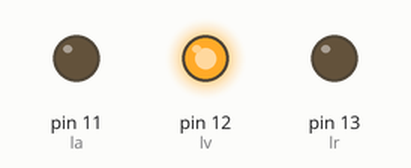
Recording of a sketch running on a simulated Arduino Uno, built with avr-gcc and run on an emulated ATmega328P. Shown: output pins drawn as LEDs (lit = HIGH).

Above: at 2.5 s.
At 11.5 s:
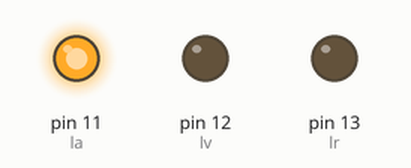
At 21.5 s:
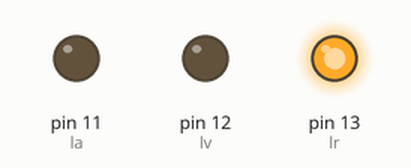
At 26.5 s:
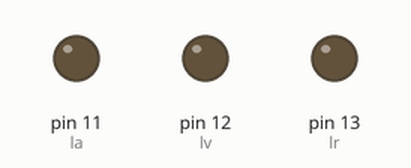
Timing chart, 0 to 37.7 s (numbered marks = the images above):
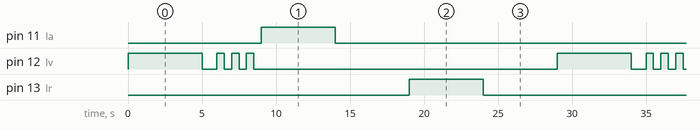

Measured:
- by itself, pin 11 (la), pin 13 (lr): alternates HIGH for 5.0 s and LOW for 24.0 s
- by itself, pin 12 (lv): repeats every 29.0 s: LOW 1.0 s, 2 × (HIGH 0.50 s, LOW 0.50 s), HIGH 0.50 s, LOW 20.5 s, HIGH 5.0 s
- by itself, everything shown: repeats every 29.0 s, in 12 steps

The sketch:

Practica_3.ino
```cpp
// Practica 3 "Semaforo"

int lr = 13;
int lv = 12;
int la = 11;

void setup()
{
  pinMode(lr, OUTPUT);
  pinMode(lv, OUTPUT);
  pinMode(la, OUTPUT);
}

void loop()
{
  // Inicio del led verde
  digitalWrite(lv, HIGH);
  delay(5000);
  digitalWrite(lv, LOW);
  delay(1000);
  // Parpadeo (3)
  digitalWrite(lv, HIGH);
  delay(500);
  digitalWrite(lv, LOW);
  delay(500);
  digitalWrite(lv, HIGH);
  delay(500);
  digitalWrite(lv, LOW);
  delay(500);
  digitalWrite(lv, HIGH);
  delay(500);
  digitalWrite(lv, LOW);
  delay(500);
  // Inicio del led ambar
  digitalWrite(la, HIGH);
  delay(5000);
  digitalWrite(la, LOW);
  delay(5000);
  // Inicio del led rojo
  digitalWrite(lr, HIGH);
  delay(5000);
  digitalWrite(lr, LOW);
  delay(5000);
}
```
